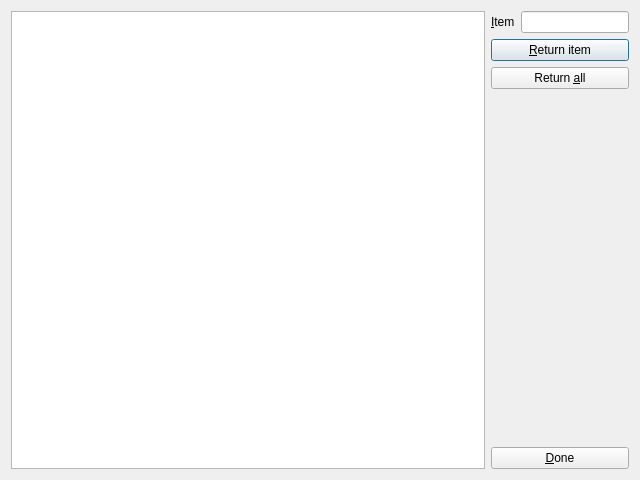
<?xml version="1.0" encoding="UTF-8"?>
<ui version="4.0">
 <class>ReturnDialog</class>
 <widget class="QDialog" name="ReturnDialog">
  <property name="geometry">
   <rect>
    <x>0</x>
    <y>0</y>
    <width>640</width>
    <height>480</height>
   </rect>
  </property>
  <property name="windowTitle">
   <string>Return Items</string>
  </property>
  <property name="modal">
   <bool>true</bool>
  </property>
  <layout class="QGridLayout" name="gridLayout">
   <item row="0" column="0" rowspan="5">
    <widget class="QTextBrowser" name="output_contract_textBrowser"/>
   </item>
   <item row="0" column="1">
    <layout class="QHBoxLayout" name="horizontalLayout_6">
     <item>
      <widget class="QLabel" name="label_5">
       <property name="text">
        <string>&amp;Item</string>
       </property>
       <property name="buddy">
        <cstring>input_item_lineEdit</cstring>
       </property>
      </widget>
     </item>
     <item>
      <widget class="QLineEdit" name="input_item_lineEdit">
       <property name="sizePolicy">
        <sizepolicy hsizetype="Minimum" vsizetype="Fixed">
         <horstretch>0</horstretch>
         <verstretch>0</verstretch>
        </sizepolicy>
       </property>
      </widget>
     </item>
    </layout>
   </item>
   <item row="1" column="1">
    <widget class="QPushButton" name="input_returnItem_pushButton">
     <property name="text">
      <string>&amp;Return item</string>
     </property>
    </widget>
   </item>
   <item row="3" column="1">
    <spacer name="verticalSpacer">
     <property name="orientation">
      <enum>Qt::Vertical</enum>
     </property>
     <property name="sizeHint" stdset="0">
      <size>
       <width>20</width>
       <height>364</height>
      </size>
     </property>
    </spacer>
   </item>
   <item row="4" column="1">
    <widget class="QPushButton" name="input_done_pushButton">
     <property name="text">
      <string>&amp;Done</string>
     </property>
    </widget>
   </item>
   <item row="2" column="1">
    <widget class="QPushButton" name="input_returnAll_pushButton">
     <property name="text">
      <string>Return &amp;all</string>
     </property>
    </widget>
   </item>
  </layout>
 </widget>
 <resources/>
 <connections/>
</ui>
